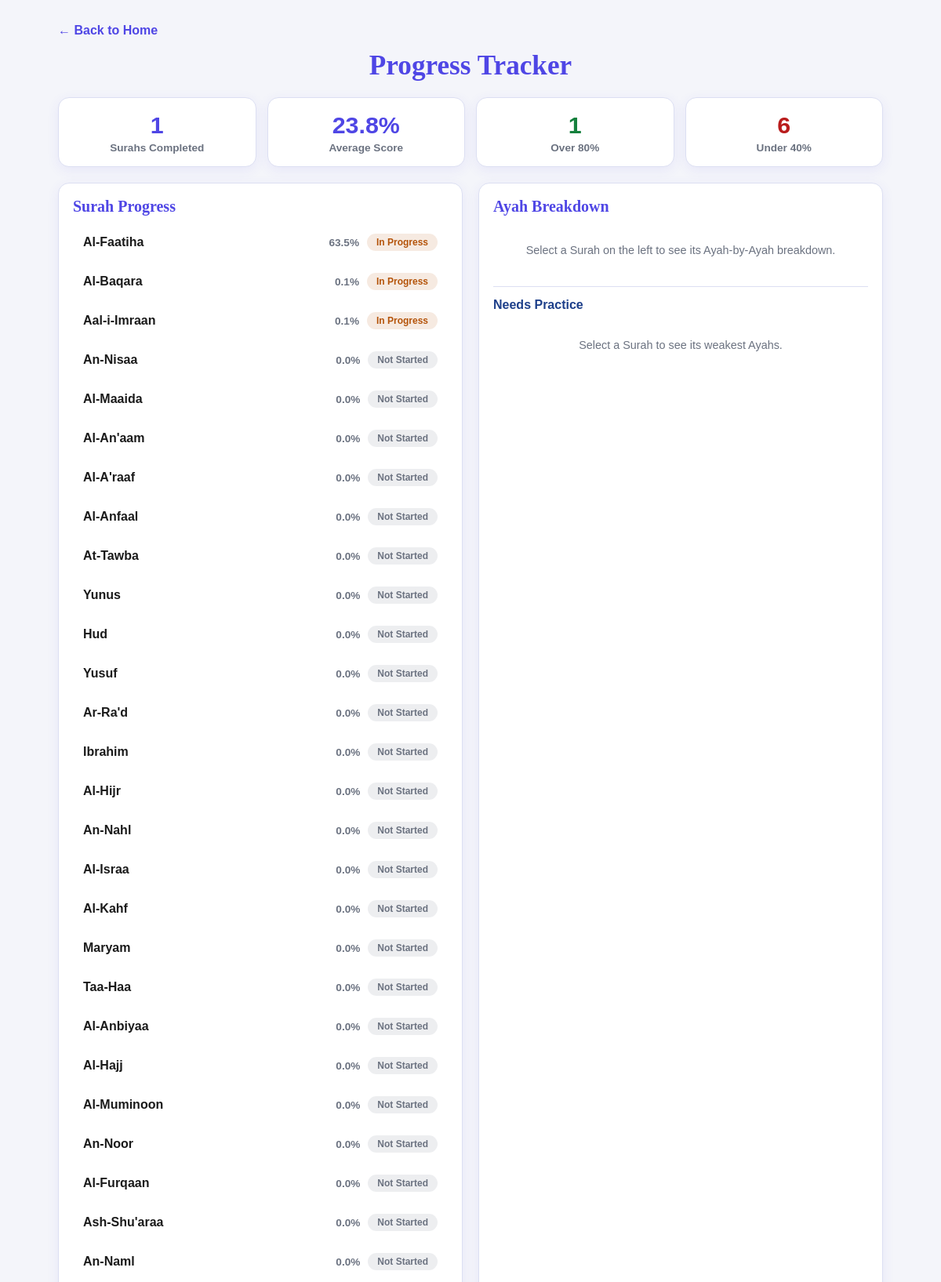
The app's page /progress (upper part) with its own data.
### database/models.py (models this page shows)
class Surah(db.Model):
    id = db.Column(db.Integer, primary_key=True)
    surah_name = db.Column(db.String(100), nullable=False)
    arabic_name = db.Column(db.String(100), nullable=False)
    total_ayahs = db.Column(db.Integer, nullable=False)
    ayahs = db.relationship('Ayah', backref='surah', lazy=True, cascade='all, delete-orphan')

### app.py (the view)
@app.route('/progress')
def progress():
    stats = get_tracker_statistics()
    surahs = Surah.query.order_by(Surah.id).all()
    surah_progress = []
    for surah in surahs:
        score = calculate_surah_score(surah.id)
        status = get_surah_status(surah.id)
        surah_progress.append({
            'id': surah.id,
            'surah_name': surah.surah_name,
            'score': score,
            'status': status,
            'status_class': SURAH_STATUS_RATING_CLASS.get(status, 'rating-not-attempted')
        })
    return render_template(
        'progress.html',
        stats=stats,
        surah_progress=surah_progress
    )

### database/models.py (called while the page is built, shortened)
def get_all_ayah_progress(surah_id):
    rows = AyahProgress.query.filter_by(
        surah_id=surah_id
    ).order_by(
        AyahProgress.ayah_number
    ).all()
    result = []
    for row in rows:
        score = round(row.score, 1)
        result.append({
            'ayah_number': row.ayah_number,
            'score': score,
            'status': get_score_rating(score),
            'timestamp': row.timestamp
        })
    return result

def calculate_surah_score(surah_id):
    surah = Surah.query.get(surah_id)
    if surah is None or surah.total_ayahs == 0:
        return 0
    attempted = get_all_ayah_progress(surah_id)
    total_score = sum(
        entry['score']
        for entry in attempted
    )
    return round(
        total_score / surah.total_ayahs,
        1
    )

def get_surah_status(surah_id):
    surah = Surah.query.get(surah_id)
    if surah is None:
        return 'Not Started'
    score = calculate_surah_score(surah_id)
    if score == 0:
        return 'Not Started'
    attempted_count = len(
        get_all_ayah_progress(surah_id)
    )
    if (
        score >= COMPLETED_SURAH_THRESHOLD
        and attempted_count == surah.total_ayahs
    ):
        return 'Completed'
    return 'In Progress'

def get_tracker_statistics():
    completed_count = 0
    started_scores = []
    over_80_count = 0
    under_40_count = 0
    for surah in Surah.query.all():
        score = calculate_surah_score(surah.id)
        status = get_surah_status(surah.id)
        if status == 'Completed':
            completed_count += 1
        if status == 'Not Started':
            continue
        started_scores.append(score)
        if score >= 80:
            over_80_count += 1
        if score < 40:
            under_40_count += 1
    return {
        'completed_count': completed_count,
        'average_surah_score': round(
            sum(started_scores) / len(started_scores),
            1
        ),
        'over_80_count': over_80_count,
        'under_40_count': under_40_count
    }

### scoring.py (called while the page is built)
def get_score_rating(score):
    if score >= GOOD_THRESHOLD:
        return 'Good'
    elif score >= SATISFACTORY_THRESHOLD:
        return 'Satisfactory'
    else:
        return 'Weak'

### templates/progress.html (shortened to what this page needs)
<!DOCTYPE html>
<html lang="en">
<head>
</head>
<body>
    <div class="container">
        <div class="top-bar">
            <a class="back-link" href="/">&larr; Back to Home</a>
        </div>
        <h1>Progress Tracker</h1>
        <div class="stat-cards-row">
            <div class="stat-card">
                <div class="stat-number">{{ stats.completed_count }}</div>
                <div class="stat-label">Surahs Completed</div>
            </div>
            <div class="stat-card">
                <div class="stat-number">{{ '%.1f'|format(stats.average_surah_score) }}%</div>
                <div class="stat-label">Average Score</div>
            </div>
            <div class="stat-card">
                <div class="stat-number rating-good">{{ stats.over_80_count }}</div>
                <div class="stat-label">Over 80%</div>
            </div>
            <div class="stat-card">
                <div class="stat-number rating-weak">{{ stats.under_40_count }}</div>
                <div class="stat-label">Under 40%</div>
            </div>
        </div>
        <div class="progress-columns">
            <div class="progress-column">
                <h2>Surah Progress</h2>
                <div class="surah-progress-list">
                    {% for surah in surah_progress %}
                    <div class="surah-progress-row" data-surah-id="{{ surah.id }}" onclick="selectSurah({{ surah.id }})">
                        <span class="surah-progress-name">{{ surah.surah_name }}</span>
                        <span class="surah-progress-score">{{ '%.1f'|format(surah.score) }}%</span>
                        <span class="ayah-rating {{ surah.status_class }}">{{ surah.status }}</span>
                    </div>
                    {% endfor %}
                </div>
            </div>
            <div class="progress-column">
                <h2>Ayah Breakdown</h2>
                <p id="breakdownPlaceholder" class="breakdown-placeholder">
                    Select a Surah on the left to see its Ayah-by-Ayah breakdown.
                </p>
                <div class="needs-practice-section">
                    <h3>Needs Practice</h3>
                    <div id="needsPracticeList" class="needs-practice-list">
                        <p class="breakdown-placeholder">Select a Surah to see its weakest Ayahs.</p>
                    </div>
                </div>
            </div>
        </div>
    </div>
</body>
</html>

### templates/progress.html (style rules this page uses)
:root { --indigo: #6366f1; --indigo-dark: #4f46e5; --blue-dark: #1d3f8a; --lavender-bg: #eef1fb; --lavender-border: #dcdff2; --grey-text: #6b7280; --page-bg: #f4f5fa; }
* { box-sizing: border-box; }
html, body { height: 100%; margin: 0; }
body { overflow: hidden; background: var(--page-bg); font-family: Arial, Helvetica, sans-serif; }
.container { max-width: 1100px; height: 100vh; margin: 0 auto; padding: 30px 24px 20px; display: flex; flex-direction: column; overflow: hidden; }
.top-bar { flex-shrink: 0; margin-bottom: 16px; }
.back-link { display: inline-block; color: var(--indigo-dark); font-weight: 600; text-decoration: none; white-space: nowrap; }
h1 { flex-shrink: 0; font-family: Georgia, 'Times New Roman', serif; color: var(--indigo-dark); font-size: 2.2rem; text-align: center; margin: 0 0 20px; }
.stat-cards-row { flex-shrink: 0; display: flex; gap: 14px; margin-bottom: 20px; }
.stat-card { flex: 1; background: #ffffff; border: 1px solid var(--lavender-border); border-radius: 14px; box-shadow: 0 4px 16px rgba(79, 70, 229, 0.08); padding: 16px 18px; text-align: center; }
.stat-number { font-size: 1.9rem; font-weight: 700; color: var(--indigo-dark); line-height: 1.2; }
.stat-label { margin-top: 4px; font-size: 0.85rem; font-weight: 600; color: var(--grey-text); }
.rating-good { color: #15803d; }
.rating-satisfactory { color: #b45309; }
.rating-weak { color: #b91c1c; }
.rating-not-attempted { color: var(--grey-text); }
.ayah-rating { flex-shrink: 0; padding: 4px 12px; border-radius: 999px; font-family: Arial, Helvetica, sans-serif; font-size: 0.75rem; font-weight: 700; white-space: nowrap; }
.ayah-rating.rating-satisfactory { background: rgba(180, 83, 9, 0.12); }
.ayah-rating.rating-not-attempted { background: rgba(107, 114, 128, 0.12); }
.progress-columns { flex: 1; min-height: 0; display: flex; gap: 20px; }
.progress-column { flex: 1; min-width: 0; min-height: 0; display: flex; flex-direction: column; background: #ffffff; border: 1px solid var(--lavender-border); border-radius: 14px; box-shadow: 0 4px 16px rgba(79, 70, 229, 0.08); padding: 18px; }
.progress-column h2 { flex-shrink: 0; margin: 0 0 12px; font-family: Georgia, 'Times New Roman', serif; color: var(--indigo-dark); font-size: 1.25rem; }
.surah-progress-list { flex: 1; min-height: 0; overflow-y: auto; display: flex; flex-direction: column; gap: 6px; }
.surah-progress-row { display: flex; align-items: center; gap: 10px; padding: 10px 12px; border-radius: 10px; border: 1.5px solid transparent; cursor: pointer; transition: background 0.15s ease; }
.surah-progress-name { flex: 1; min-width: 0; overflow: hidden; text-overflow: ellipsis; white-space: nowrap; font-weight: 600; color: #1a1a1a; }
.surah-progress-score { flex-shrink: 0; color: var(--grey-text); font-size: 0.85rem; font-weight: 600; white-space: nowrap; }
.breakdown-placeholder { color: var(--grey-text); font-size: 0.9rem; text-align: center; margin: 24px 0; }
.needs-practice-section { flex-shrink: 0; margin-top: 14px; padding-top: 14px; border-top: 1px solid var(--lavender-border); }
.needs-practice-section h3 { margin: 0 0 10px; font-size: 1rem; color: var(--blue-dark); }
.needs-practice-list { display: flex; flex-direction: column; gap: 6px; max-height: 160px; overflow-y: auto; }

### records on screen
Surah: surah_name "Al-Faatiha", score "63.5", status "In Progress"
Surah: surah_name "Al-Baqara", score "0.1", status "In Progress"
Surah: surah_name "Aal-i-Imraan", score "0.1", status "In Progress"
Surah: surah_name "An-Nisaa", score "0.0", status "Not Started"
Surah: surah_name "Al-Maaida", score "0.0", status "Not Started"
Surah: surah_name "Al-An'aam", score "0.0", status "Not Started"
Surah: surah_name "Al-A'raaf", score "0.0", status "Not Started"
Surah: surah_name "Al-Anfaal", score "0.0", status "Not Started"
Surah: surah_name "At-Tawba", score "0.0", status "Not Started"
Surah: surah_name "Yunus", score "0.0", status "Not Started"
Surah: surah_name "Hud", score "0.0", status "Not Started"
Surah: surah_name "Yusuf", score "0.0", status "Not Started"
Surah: surah_name "Ar-Ra'd", score "0.0", status "Not Started"
Surah: surah_name "Ibrahim", score "0.0", status "Not Started"
Surah: surah_name "Al-Hijr", score "0.0", status "Not Started"
Surah: surah_name "An-Nahl", score "0.0", status "Not Started"
Surah: surah_name "Al-Israa", score "0.0", status "Not Started"
Surah: surah_name "Al-Kahf", score "0.0", status "Not Started"
Surah: surah_name "Maryam", score "0.0", status "Not Started"
Surah: surah_name "Taa-Haa", score "0.0", status "Not Started"
Surah: surah_name "Al-Anbiyaa", score "0.0", status "Not Started"
Surah: surah_name "Al-Hajj", score "0.0", status "Not Started"
Surah: surah_name "Al-Muminoon", score "0.0", status "Not Started"
Surah: surah_name "An-Noor", score "0.0", status "Not Started"
Surah: surah_name "Al-Furqaan", score "0.0", status "Not Started"
Surah: surah_name "Ash-Shu'araa", score "0.0", status "Not Started"
Surah: surah_name "An-Naml", score "0.0", status "Not Started"

### other values on screen
{{ stats.completed_count }} "1"
{{ '%.1f'|format(stats.average_surah_score) }} "23.8"
{{ stats.over_80_count }} "1"
{{ stats.under_40_count }} "6"
